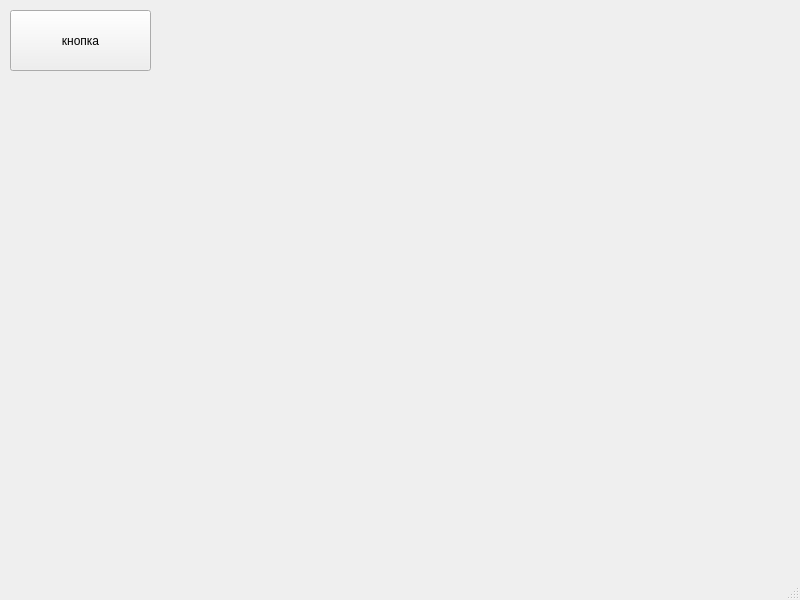
<?xml version="1.0" encoding="UTF-8"?>
<ui version="4.0">
 <class>MainWindow</class>
 <widget class="QMainWindow" name="MainWindow">
  <property name="geometry">
   <rect>
    <x>0</x>
    <y>0</y>
    <width>800</width>
    <height>600</height>
   </rect>
  </property>
  <property name="windowTitle">
   <string>MainWindow</string>
  </property>
  <widget class="QWidget" name="centralwidget">
   <widget class="QPushButton" name="pushButton">
    <property name="geometry">
     <rect>
      <x>10</x>
      <y>10</y>
      <width>141</width>
      <height>61</height>
     </rect>
    </property>
    <property name="text">
     <string>кнопка</string>
    </property>
   </widget>
  </widget>
  <widget class="QMenuBar" name="menubar">
   <property name="geometry">
    <rect>
     <x>0</x>
     <y>0</y>
     <width>800</width>
     <height>21</height>
    </rect>
   </property>
  </widget>
  <widget class="QStatusBar" name="statusbar"/>
 </widget>
 <resources/>
 <connections/>
</ui>
